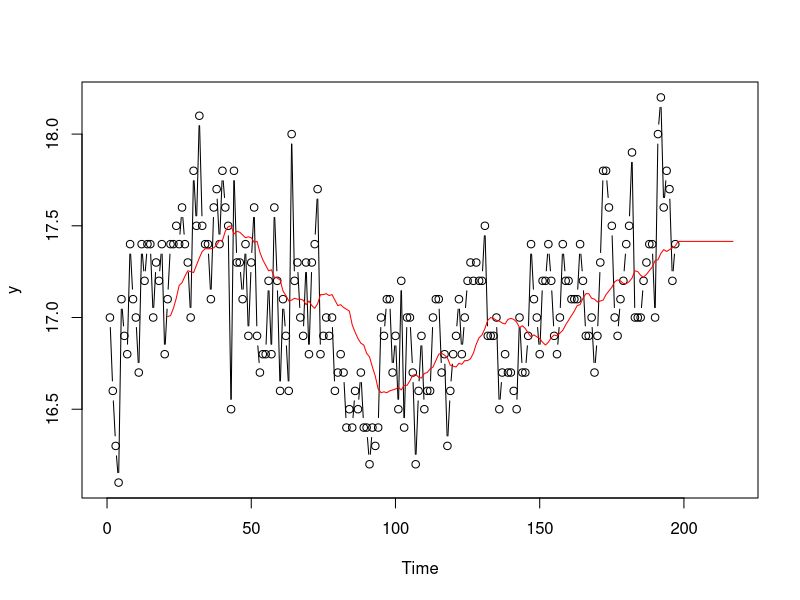
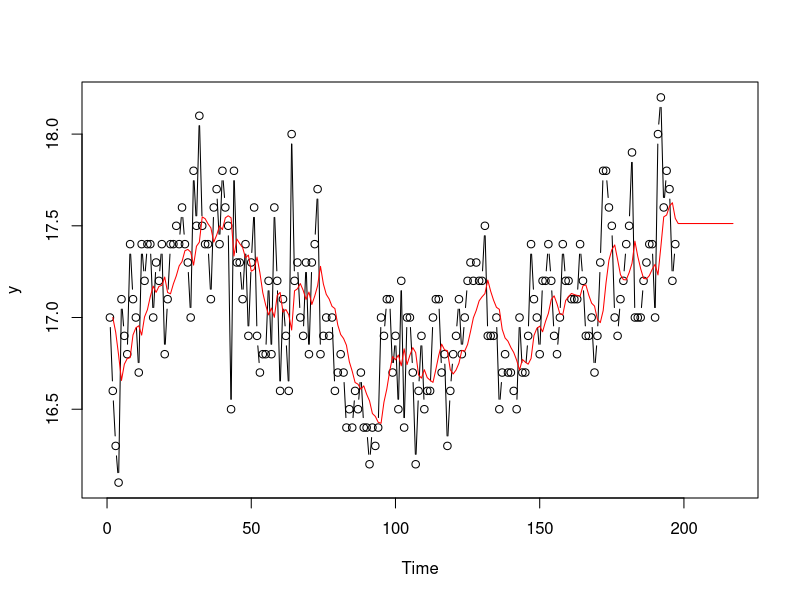
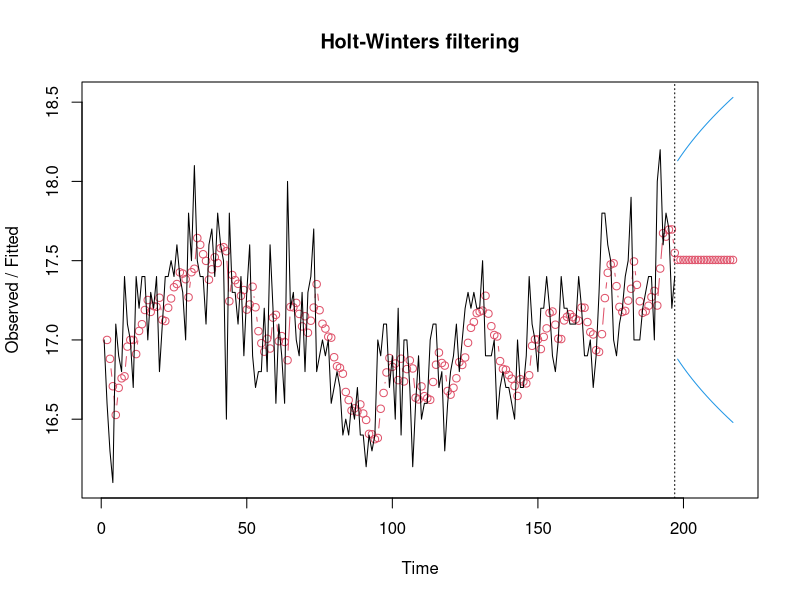
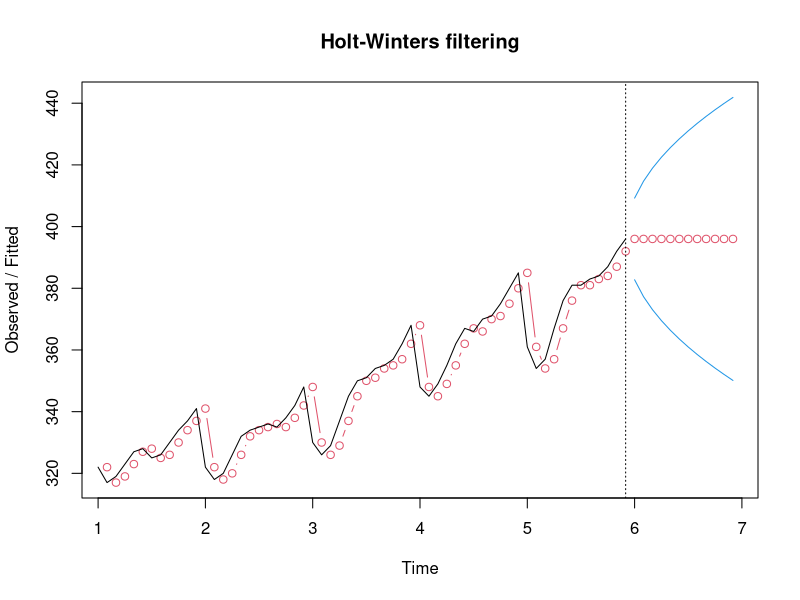
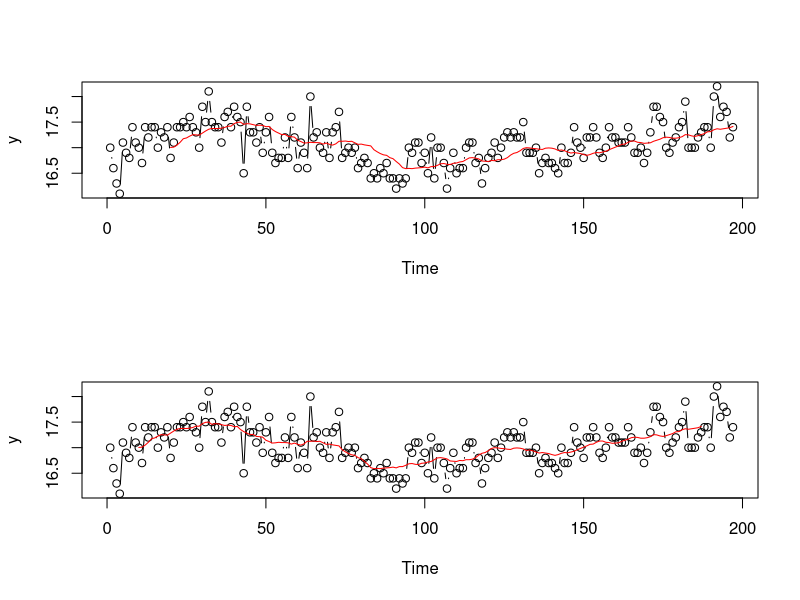
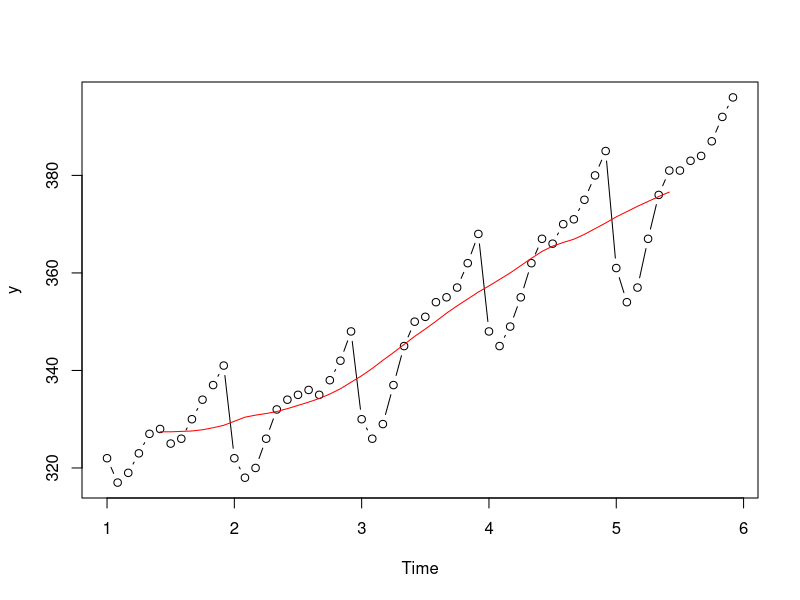
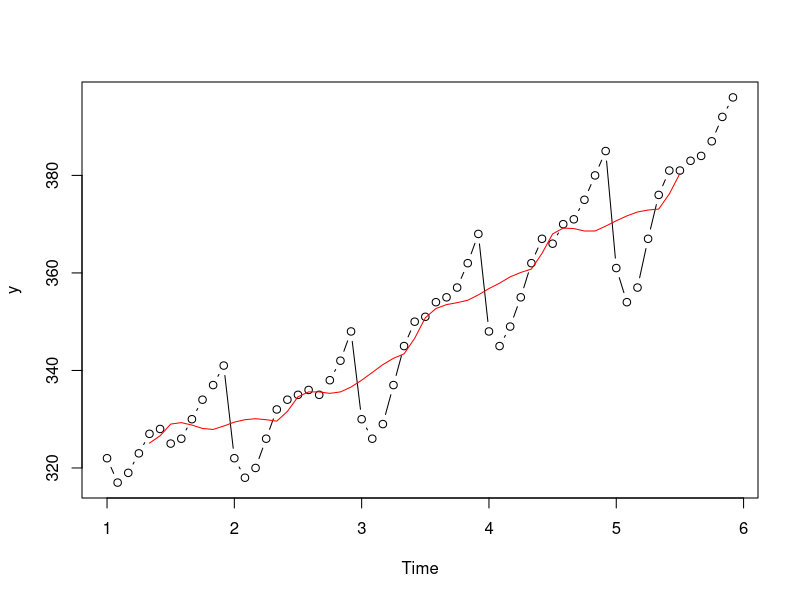
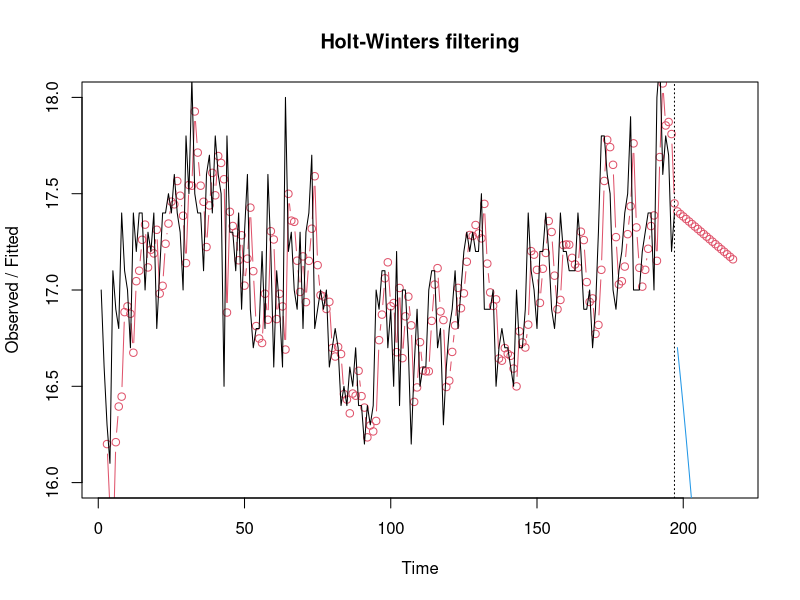

Recreate these plots in R, in order.
####MA filtering/prediction for chem.csv
chem<-read.csv("chem.csv",header=F)
y<-ts(chem[[1]], frequency=1)  
m=20;k=20;n=length(y)  #m = MA window length, k = prediction horizon
plot(y,type="b",xlim=c(0,n+k))
MAchem<-filter(y, filter=rep(1/m,m), method = "convolution", sides = 1)
yhat=c(NA, MAchem, rep(MAchem[n],k-1))  #One-step-ahead forecasts. The output of MAchem is L_t. The leading NA in yhat gives yhat_t = L_(t-1)
lines(yhat, col="red")

####Manual EWMA filtering/prediction for chem.csv
y<-ts(chem[[1]], frequency=1)
alpha=0.2;k=20;n=length(y)  #alpha = EWMA parameter, k = prediction horizon
plot(y,type="b",xlim=c(0,n+k))
EWMAchem<-filter(alpha*y, filter=1-alpha, method = "recursive", sides = 1, init=y[1])
yhat=c(NA,EWMAchem,rep(EWMAchem[n],k-1))
lines(yhat,col="red")

####EWMA filtering/prediction for chem.csv using HoltWinter()
y<-ts(chem[[1]], frequency=1)  
k=20;n=length(y)  #k = prediction horizon
EWMAchem<-HoltWinters(y, seasonal = "additive", beta = FALSE, gamma = FALSE) 
EWMAchemPred<-predict(EWMAchem, n.ahead=k, prediction.interval = TRUE, level = 0.95)
plot(EWMAchem,EWMAchemPred,type="b")
EWMAchem

####MA and EWMA Not Appropriate for Seasonal Data
trade<-read.csv("trade.csv",header=F)
y<-ts(trade[[1]], deltat=1/12)  #sampling interval corresponds to 1/12 the seasonality period
EWMAtrade<-HoltWinters(y, seasonal = "additive", beta = FALSE, gamma = FALSE) 
EWMAtradePred<-predict(EWMAtrade, n.ahead=12, prediction.interval = T, level = 0.95)
plot(EWMAtrade,EWMAtradePred,type="b")
EWMAtrade

####Centered Vs. Noncentered MA
##noncentered MA
par(mfrow=c(2,1))
y<-ts(chem[[1]], frequency=1)  
m=20;n=length(y)  
MAchem<-filter(y, filter=rep(1/m,m), method = "convolution", sides = 1)
plot(y,type="b",xlim=c(0,n))
lines(MAchem,col="red")
##centered MA
y<-ts(chem[[1]], frequency=1)  
m=20;n=length(y)  
MAchem<-filter(y, filter=rep(1/m,m), method = "convolution", sides = 2)
plot(y,type="b",xlim=c(0,n))
lines(MAchem,col="red")
par(mfrow=c(1,1))

####Using m = seasonality period vs. other m
##m = 12 for centered MA
trade<-read.csv("trade.csv",header=F)
y<-ts(trade[[1]], deltat=1/12)  #sampling interval corresponds to 1/12 the seasonality period
m=12;n=length(y)  
MAtrade<-filter(y, filter=rep(1/m,m), method = "convolution", sides = 2)
plot(y,type="b")
lines(MAtrade,col="red")
##m = 10 for centered MA
trade<-read.csv("trade.csv",header=F)
y<-ts(trade[[1]], deltat=1/12)  #sampling interval corresponds to 1/12 the seasonality period
m=10;n=length(y)  
MAtrade<-filter(y, filter=rep(1/m,m), method = "convolution", sides = 2)
plot(y,type="b")
lines(MAtrade,col="red")

####Double EWMA for Chem Data
#let algorithm find optimal alpha and beta
y<-ts(chem[[1]], frequency=1)  
k=20;n=length(y)  #k = prediction horizon
Holtchem<-HoltWinters(y, seasonal = "additive", gamma = FALSE) 
HoltchemPred<-predict(Holtchem, n.ahead=k, prediction.interval = T, level = 0.95)
plot(Holtchem,HoltchemPred,type="b",ylim=c(16,18))
Holtchem

#repeat, but specifying alpha and larger beta
Holtchem<-HoltWinters(y, seasonal = "additive", alpha=.4, beta=.3,gamma = FALSE, l.start=17, b.start=.03) 
HoltchemPred<-predict(Holtchem, n.ahead=k, prediction.interval = T, level = 0.95)
plot(Holtchem,HoltchemPred,type="b",ylim=c(16,18))

#repeat, but specifying alpha and smaller beta
Holtchem<-HoltWinters(y, seasonal = "additive", alpha=.4, beta=.05,gamma = FALSE, l.start=17, b.start=.03) 
HoltchemPred<-predict(Holtchem, n.ahead=k, prediction.interval = T, level = 0.95)
plot(Holtchem,HoltchemPred,type="b",ylim=c(16,18))

####Holt Method Not Appropriate for Seasonal Data
trade<-read.csv("trade.csv",header=F)
y<-ts(trade[[1]], deltat=1/12)  #sampling interval corresponds to 1/12 the seasonality period
k=20;n=length(y)  #k = prediction horizon
EWMAtrade<-HoltWinters(y, seasonal = "additive", gamma = FALSE) 
EWMAtradePred<-predict(EWMAtrade, n.ahead=k, prediction.interval = T, level = 0.95)
plot(EWMAtrade,EWMAtradePred,type="b",ylim=c(300,450))

####Holt-Winters Method
trade<-read.csv("trade.csv",header=F)
y<-ts(trade[[1]], deltat=1/12)  #sampling interval corresponds to 1/12 the seasonality period. Could instead specify frequency = 12
k=24;n=length(y)  #k = prediction horizon
HWtrade<-HoltWinters(y, seasonal = "additive") 
HWtradePred<-predict(HWtrade, n.ahead=k, prediction.interval = T, level = 0.95)
plot(HWtrade,HWtradePred,type="b",ylim=c(300,450))
HWtrade

####Decomposition of trade.csv Data
trade<-read.csv("trade.csv",header=F)
y<-ts(trade[[1]], deltat=1/12)  #sampling interval corresponds to 1/12 the seasonality period
k=24;n=length(y)  #k = prediction horizon
Dectrade<-decompose(y, type = "additive") 
plot(Dectrade,type="b")
Dectrade
##
y_hat<-Dectrade$trend+Dectrade$seasonal
plot(y,type="b")
lines(y_hat,col="red")
